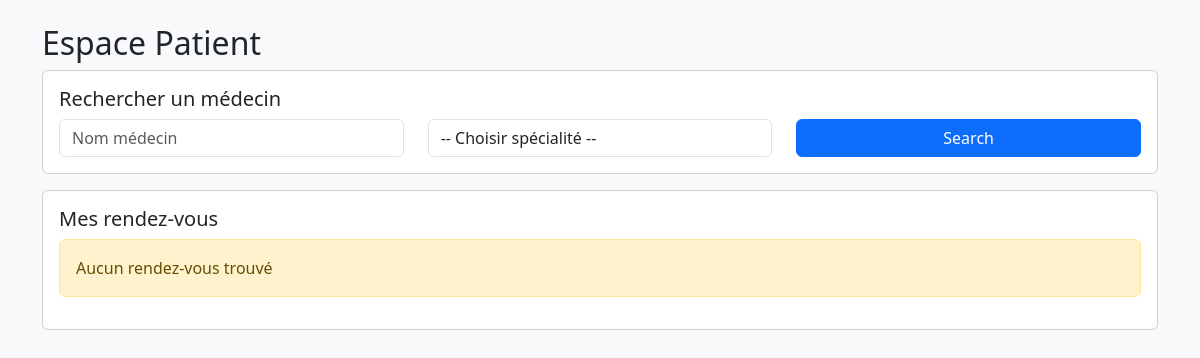
/public/index.php, run on an earlier commit of the app's database.
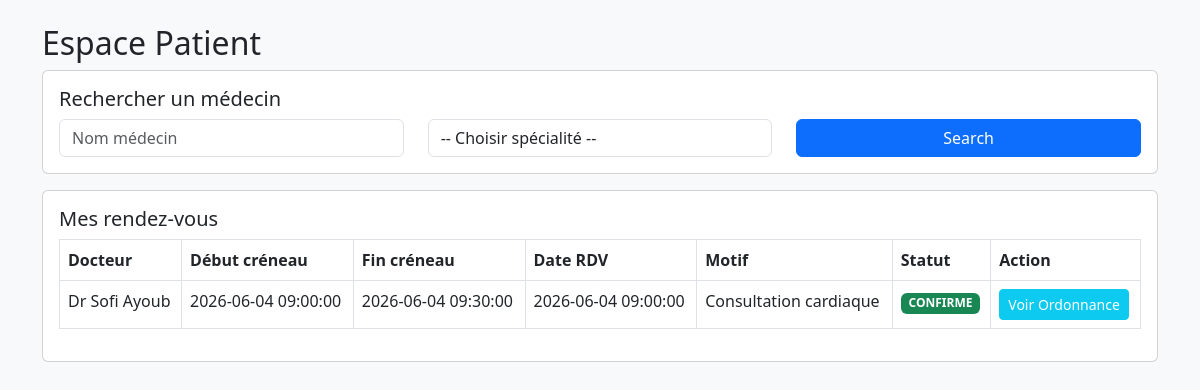
And on a later commit of the database.
### tables this page shows
CREATE TABLE RendezVous (
    id INT AUTO_INCREMENT PRIMARY KEY,
    patient_id INT NOT NULL,
    creneau_id INT NOT NULL UNIQUE,

    date_heure DATETIME NOT NULL,
    statut ENUM(
        'EN_ATTENTE',
        'CONFIRME',
        'ANNULE',
        'TERMINE'
    ) DEFAULT 'EN_ATTENTE',

    motif TEXT,

    FOREIGN KEY (patient_id) REFERENCES Patient(id),
    FOREIGN KEY (creneau_id) REFERENCES Creneau(id)
);

CREATE TABLE User (
    id INT AUTO_INCREMENT PRIMARY KEY,
    email VARCHAR(255) NOT NULL UNIQUE,
    passwordHash VARCHAR(255) NOT NULL,
    nom VARCHAR(100) NOT NULL,
    prenom VARCHAR(100) NOT NULL,
    role_id INT NOT NULL,
    FOREIGN KEY (role_id) REFERENCES Role(id)
);

CREATE TABLE Creneau (
    id INT AUTO_INCREMENT PRIMARY KEY,
    medecin_id INT NOT NULL,
    dateHeureDebut DATETIME NOT NULL,
    dateHeureFin DATETIME NOT NULL,
    disponible BOOLEAN DEFAULT TRUE,

    FOREIGN KEY (medecin_id) REFERENCES Medecin(id)
);

### src/Controller/PatientController.php (called while the page is built, shortened)
<?php
require_once __DIR__ . '/../Repository/AppointmentRepository.php';
class PatientController
{
    private AppointmentRepository $appointmentRepo;
    public function __construct()
    {
        $this->appointmentRepo = new AppointmentRepository();
    }
    public function dashboard($patientId)
    {
        $appointments = $this->appointmentRepo->getByPatient($patientId) ?? [];
        require __DIR__ . '/../../templates/patient/dashboard.php';
    }
}

### src/Repository/AppointmentRepository.php (called while the page is built, shortened)
<?php
require_once __DIR__ . '/../../config/database.php';
class AppointmentRepository
{
    private PDO $pdo;
    public function __construct()
    {
        global $conn;
        $this->pdo = $conn;
    }
    public function getByPatient($patientId): array
    {
        $stmt = $this->pdo->prepare("
            SELECT
                r.id,
                r.date_heure,
                r.motif,
                r.statut,
                u.nom AS doctor_nom,
                u.prenom AS doctor_prenom,
                c.dateHeureDebut,
                c.dateHeureFin
            FROM RendezVous r
            JOIN Creneau c ON r.creneau_id = c.id
            JOIN Medecin m ON c.medecin_id = m.id
            JOIN User u ON m.user_id = u.id
            WHERE r.patient_id = ?
            ORDER BY r.date_heure DESC
        ");
        $stmt->execute([$patientId]);
        return $stmt->fetchAll(PDO::FETCH_ASSOC) ?: [];
    }
}

### templates/patient/dashboard.php (the view, shortened to what this page needs)
<!DOCTYPE html>
<html>
<head>
    <link href="https://cdn.jsdelivr.net/npm/bootstrap@5.3.0/dist/css/bootstrap.min.css" rel="stylesheet">
</head>
<body class="bg-light">
<div class="container mt-4">
    <h2>Espace Patient</h2>
    <div class="card p-3 mb-3">
        <h5> Rechercher un médecin</h5>
        <form method="GET" action="index.php">
            <div class="row">
                <div class="col-md-4">
                    <input type="text" name="name" class="form-control" placeholder="Nom médecin">
                </div>
                <div class="col-md-4">
                    <select name="specialty" class="form-control">
                        <option value="">-- Choisir spécialité --</option>
                    </select>
                </div>
                <div class="col-md-4">
                    <button type="submit" class="btn btn-primary w-100">Search</button>
                </div>
            </div>
        </form>
    </div>
    <div class="card p-3">
        <h5> Mes rendez-vous</h5>
        <?php if (!empty($appointments)): ?>
        <table class="table table-bordered">
            <tr>
                <th>Docteur</th>
                <th>Début créneau</th>
                <th>Fin créneau</th>
                <th>Date RDV</th>
                <th>Motif</th>
                <th>Statut</th>
                <th>Action</th> </tr>
            <?php foreach ($appointments as $a): ?>
                <tr>
                    <td>
                        Dr <?= htmlspecialchars($a['doctor_nom'] . ' ' . $a['doctor_prenom']) ?>
                    </td>
                    <td><?= $a['dateHeureDebut'] ?></td>
                    <td><?= $a['dateHeureFin'] ?></td>
                    <td><?= $a['date_heure'] ?></td>
                    <td><?= $a['motif'] ?></td>
                    <td>
                        <span class="badge bg-<?= $a['statut'] == 'EN_ATTENTE' ? 'warning text-dark' : 'success' ?>">
                            <?= $a['statut'] ?>
                        </span>
                    </td>
                    <td>
                        <a href="index.php?action=ordonnance&id=<?= $a['id'] ?>" class="btn btn-sm btn-info text-white">
                            Voir Ordonnance
                        </a>
                    </td>
                </tr>
            <?php endforeach; ?>
        </table>
        <?php else: ?>
        <div class="alert alert-warning">
            Aucun rendez-vous trouvé
        </div>
        <?php endif; ?>
    </div>
</div>
</body>
</html>

### public/index.php (shortened to what this page needs)
<?php
require_once __DIR__ . '/../src/Controller/PatientController.php';
$controller = new PatientController();
$action = $_GET['action'] ?? 'dashboard';
switch ($action) {
    default:
        $controller->dashboard(1);
        break;
}

What changed in the data, as far as the page shows it:
now on this page (row edited): rendezvous: user.nom+prenom "Sofi Ayoub", creneau.dateHeureDebut "2026-06-04 09:00:00", creneau.dateHeureFin "2026-06-04 09:30:00", date_heure "2026-06-04 09:00:00", motif "Consultation cardiaque", statut "CONFIRME"
Also different on the page:
text no longer shown: "Aucun rendez-vous trouvé"
text now shown: "Docteur Début créneau Fin créneau Date RDV Motif Statut Action"
